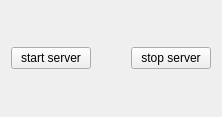
<?xml version="1.0" encoding="UTF-8"?>
<ui version="4.0">
 <class>TcpServer</class>
 <widget class="QWidget" name="TcpServer">
  <property name="geometry">
   <rect>
    <x>0</x>
    <y>0</y>
    <width>222</width>
    <height>117</height>
   </rect>
  </property>
  <property name="windowTitle">
   <string>ServerWidget</string>
  </property>
  <layout class="QGridLayout" name="gridLayout">
   <item row="0" column="2">
    <widget class="QPushButton" name="buttonStop">
     <property name="text">
      <string>stop server</string>
     </property>
    </widget>
   </item>
   <item row="0" column="1">
    <spacer name="horizontalSpacer">
     <property name="orientation">
      <enum>Qt::Horizontal</enum>
     </property>
     <property name="sizeHint" stdset="0">
      <size>
       <width>217</width>
       <height>20</height>
      </size>
     </property>
    </spacer>
   </item>
   <item row="0" column="0">
    <widget class="QPushButton" name="buttonStart">
     <property name="text">
      <string>start server</string>
     </property>
    </widget>
   </item>
  </layout>
 </widget>
 <layoutdefault spacing="6" margin="11"/>
 <resources/>
 <connections/>
</ui>
